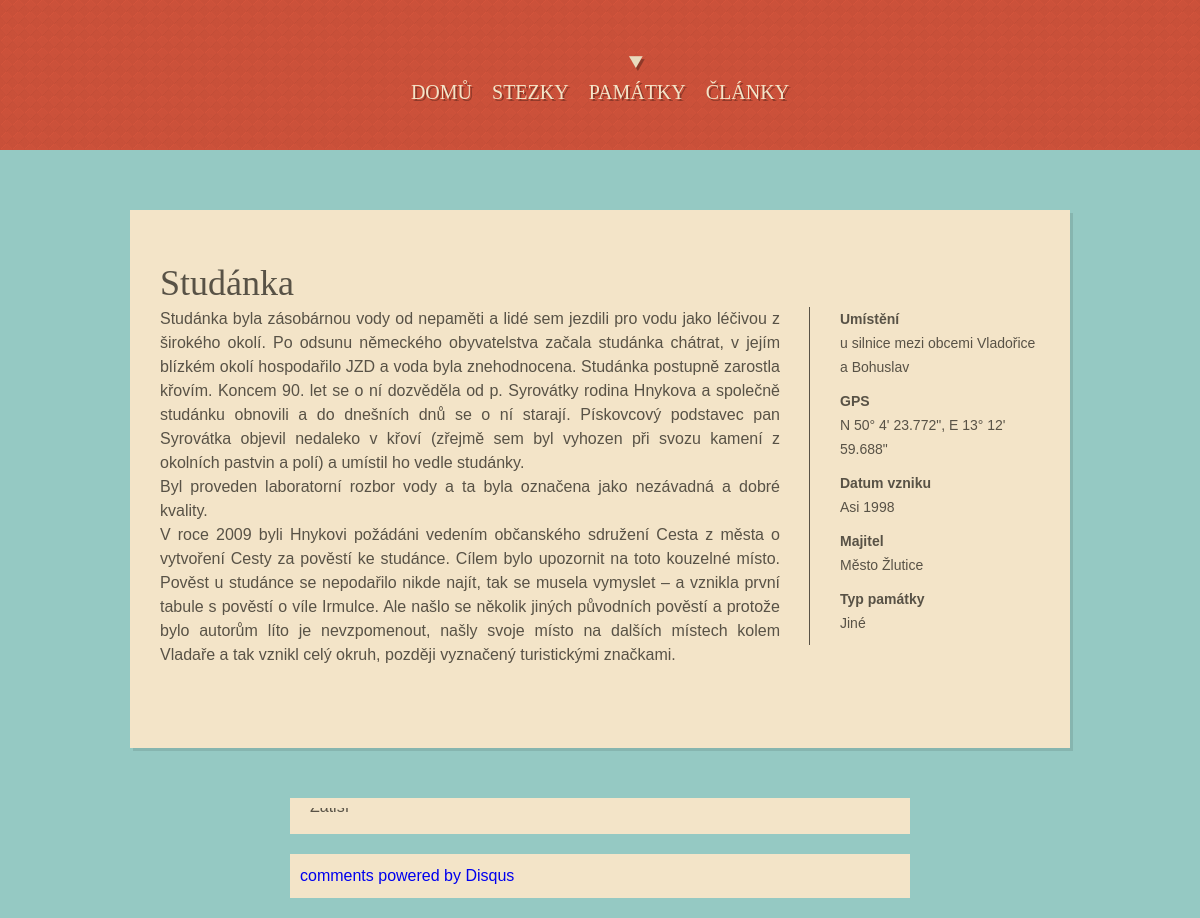
Screenshot of /relic/view/studanka with the database file from the repository.
### relic/models.py (models this page shows, shortened)
class Relic(models.Model):
    title = models.CharField(max_length=100, unique=True, verbose_name="Název")
    place = models.CharField(max_length=100, blank=True, verbose_name="Umístění")
    gps = models.CharField(max_length=50, blank=True, verbose_name="GPS")
    date_of_build = models.CharField(max_length=20, null=True, verbose_name="Datum vzniku", blank=True)
    reconstruction = models.CharField(max_length=200, null=True, verbose_name="Rekonstrukce", blank=True)
    price_of_rec = models.IntegerField(verbose_name="Cena rekonstrukce", null=True, blank=True)
    source_of_finance = models.CharField(max_length=30, blank=True, verbose_name="Zdroj financí")
    owner = models.CharField(max_length=40, blank=True, verbose_name="Vlastník")
    type_of_r = models.CharField(max_length=8, choices=types_choice, blank=True, null=True, verbose_name="Typ památky")
    sign = models.TextField(null=True, blank=True, verbose_name="Nápis")
    body = models.TextField(verbose_name="Popis")
    katalog_numb = models.CharField(max_length=30, blank=True, verbose_name="Rejstříkové č.")
    series_num = models.IntegerField(blank=True, null=True, verbose_name="Pořadová číslo")
    w_ssr = models.BooleanField(default=False, verbose_name="Stezka sovy Rozárky")
    w_kc = models.BooleanField(default=False, verbose_name="Křížková cesta")
    w_czp = models.BooleanField(default=False, verbose_name="Cesta za pověstí")
    pic = ThumbnailerImageField(upload_to=get_name_file, null=True, blank=True, verbose_name="Titulní foto")
    pic2 = ThumbnailerImageField(upload_to=get_name_file, null=True, blank=True)
    picd_2 = models.CharField(max_length=100, null=True, blank=True, verbose_name="Popis")
    pic3 = ThumbnailerImageField(upload_to=get_name_file, null=True, blank=True)
    picd_3 = models.CharField(max_length=100, null=True, blank=True, verbose_name="Popis")
    pic4 = ThumbnailerImageField(upload_to=get_name_file, null=True, blank=True)
    picd_4 = models.CharField(max_length=100, null=True, blank=True, verbose_name="Popis")
    pic5 = ThumbnailerImageField(upload_to=get_name_file, null=True, blank=True)
    picd_5 = models.CharField(max_length=100, null=True, blank=True, verbose_name="Popis")
    pic6 = ThumbnailerImageField(upload_to=get_name_file, null=True, blank=True)
    picd_6 = models.CharField(max_length=100, null=True, blank=True, verbose_name="Popis")
    pic7 = ThumbnailerImageField(upload_to=get_name_file, null=True, blank=True)
    picd_7 = models.CharField(max_length=100, null=True, blank=True, verbose_name="Popis")
    pic8 = ThumbnailerImageField(upload_to=get_name_file, null=True, blank=True)
    picd_8 = models.CharField(max_length=100, null=True, blank=True, verbose_name="Popis")
    posted = models.DateField(db_index=True, auto_now_add=True)
    slug = models.SlugField(max_length=100, unique=True, verbose_name="Nechat")

### relic/views.py (the view)
def view_relic(request, slug):
    context = { 'relic': get_object_or_404(Relic, slug=slug),
                'pics': get_all_pics(get_object_or_404(Relic, slug=slug)),
                'dam': get_day_and_month(get_object_or_404(Relic, slug=slug)),
               }
    return render(request, 'view_relic.html', context)

### cont_proces.py (called while the page is built)
def extra_context(request):
    extras = {}
    extras["ALL_RELICS"] = Relic.objects.all().order_by("-title")
    return(extras)

### relic/views.py (called while the page is built)
def get_all_pics(relic):
    vysl = []
    for att in dir(relic):
        if str(att).find("pic") != -1 and str(att).find("picd_") == -1 and len(att) != 3:
            pic = getattr(relic, att)
            if getattr(relic, "picd_{0}".format(att[-1])) and pic and pic != "":
                vysl.append([pic, getattr(relic, "picd_{0}".format(att[-1]))])
            elif  pic != "":
                vysl.append([pic, ""])
    return(vysl)

def get_day_and_month(relic):
    a = relic.posted
    mes = ""
    if a.month == 1: mes = "Leden"
    elif a.month == 2: mes = "Únor"
    elif a.month == 3: mes = "Březen"
    elif a.month == 4: mes = "Duben"
    elif a.month == 5: mes = "Květen"
    elif a.month == 6: mes = "Červen"
    elif a.month == 7: mes = "Červenec"
    elif a.month == 8: mes = "Srpen"
    elif a.month == 9: mes = "Září"
    elif a.month == 10: mes = "Říjen"
    elif a.month == 11: mes = "Listopad"
    elif a.month == 12: mes = "Prosinec"
    else: mes = "nic"
    return(a.day, mes)

### relic/templates/view_relic.html (shortened to what this page needs)
{% extends 'base.html' %}
{% block current_item4 %}class="current-menu-item" {% endblock %}
{% block content %}
{% load thumbnail %}
<div class="page-content portfolio-content">
    <div class="entry-content cf">
        <h2 class="caption">{{ relic.title }}</h2>
        <div class="project-content">
            {{relic.body|safe}}
        </div>
        <div class="project-info">
            {% if relic.place != "" %}
            <p><strong>Umístění</strong>{{relic.place|safe}}</p>
            {% endif %}
            {% if relic.gps != "" %}
            <p><strong>GPS</strong>{{ relic.gps }}</p>
            {% endif %}
            {% if relic.date_od_build != "" %}
            <p><strong>Datum vzniku</strong>{{ relic.date_of_build }}</p>
            {% endif %}
            {% if relic.owner != "" %}
            <p><strong>Majitel</strong>{{ relic.owner }}</p>
            {% endif %}
            {% if relic.type_of_r != "" %}
            <p><strong>Typ památky</strong>{{ relic.type_of_r }}</p>
            {% endif %}
        </div>
        </div>
    </div>
</div>
{% if pics %}
<div class="slider-wrapper theme-default">
    <div id="slider-project" class="nivoSlider">
        {% for pic, desc in pics %}
        {% if desc != "" %}
        <a href="{{ pic.url }}">
        </a>
        {% endif %}
        {% endfor %}
        {% else %}
        <p>There are no pics</p>
        {% endif %}
    </div>
</div>
<div class="slider-wrapper theme-default">
    <a href="http://disqus.com" class="dsq-brlink">comments powered by <span class="logo-disqus">Disqus</span></a>
</div>
{% endblock %}

### sfiles/central/css/nivo-slider.css (style rules this page uses)
.nivoSlider { position: relative; width: 100%; height: auto; overflow: hidden; }
.nivoSlider a.nivo-imageLink { position: absolute; top: 0px; left: 0px; width: 100%; height: 100%; border: 0; padding: 0; margin: 0; z-index: 6; display: none; }
.theme-default { padding: 10px; background: #f3e4c8; margin-bottom: 20px; max-height: 600px; max-width: 600px; display: block; margin-left: auto; margin-right: auto; }
.theme-default .nivoSlider { position: relative; background: #f3e4c8 url(../img/loading.gif) no-repeat 50% 50%; }
.theme-default .nivoSlider a { border: 0; display: block; }

### sfiles/central/css/style.css (style rules this page uses)
.cf:after, .cf:before { content: ""; display: table; }
.cf:after { clear: both; }
.cf { zoom: 1; }
body { font-family: Helvetica, Arial, sans-serif; font-size: 16px; line-height: 1.5em; background: #95c9c3 url(../img/grunge.png) repeat-x center 150px; }
body a { text-decoration: none; -webkit-transition: all 0.3s ease; -moz-transition: all 0.3s ease; -o-transition: all 0.3s ease; transition: all 0.3s ease; }
body p { margin-bottom: 21px; }
#main h1, #main h2, #main h3, #main h4, #main h5, #main h6 { font-family: mensch; line-height: 1.3em; }
h2 { font-size: 36px; }
.page-content { position: relative; background: #f3e4c8; color: #585246; padding: 50px 30px 60px 30px; box-shadow: 3px 3px 0 0 rgba(0, 0, 0, 0.1); }
.portfolio-content { margin-bottom: 40px; }
.portfolio-content .project-content { float: left; width: 620px; text-align: justify; }
.portfolio-content .project-info { float: right; width: 200px; font-size: 14px; padding-left: 30px; border-left: 1px solid #585246; }
.portfolio-content .project-info p { margin-bottom: 10px; }
.portfolio-content .project-info strong { font-weight: bold; display: block; }
.entry-content strong { font-weight: bold; }

### rows the page displays
Relic: title "Studánka", body "Studánka byla zásobárnou vody od nepaměti a lidé sem jezdili pro vodu jako léčivou z širokého okolí. Po odsunu německého obyvatelstva začala studánka chátrat, v jejím blízkém okolí hospodařilo JZD a voda byla znehodnocena. Studánka postupně zarostla křovím. Koncem 90. let se o ní dozvěděla od p. Syrovátky rodina Hnykova a společně studánku obnovili a do dnešních dnů se o ní starají. Pískovcový podstavec pan Syrovátka objevil nedaleko v křoví (zřejmě sem byl vyhozen při svozu kamení z okolních pastvin a polí) a umístil ho vedle studánky. Byl proveden laboratorní rozbor vody a ta byla označena jako nezávadná a dobré kvality. V roce 2009 byli Hnykovi požádáni vedením občanského sdružení Cesta…", place "u silnice mezi obcemi Vladořice a Bohuslav", gps "N 50° 4' 23.772\", E 13° 12' 59.688\"", date_of_build "Asi 1998", owner "Město Žlutice", type_of_r "Jiné"
